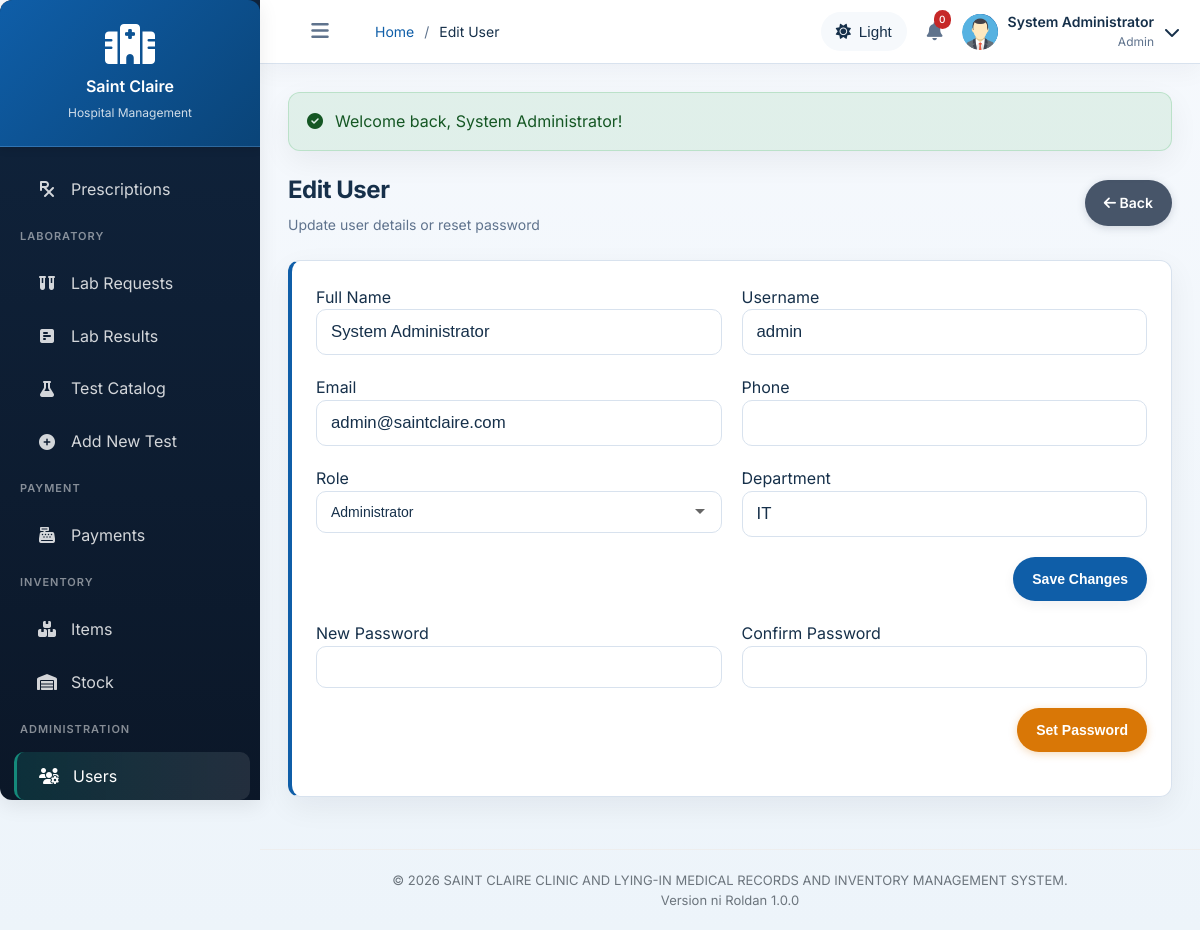
The app's page /modules/admin/user-edit.php?id=1 (signed in) with its own data.
### tables this page shows
CREATE TABLE users (
    id INT AUTO_INCREMENT PRIMARY KEY,
    username VARCHAR(50) UNIQUE NOT NULL,
    password VARCHAR(255) NOT NULL,
    full_name VARCHAR(100) NOT NULL,
    email VARCHAR(100),
    phone VARCHAR(20),
    role ENUM('admin', 'doctor', 'nurse', 'cashier', 'staff', 'inventory', 'laboratory') NOT NULL,
    department VARCHAR(50),
    status ENUM('active', 'inactive') DEFAULT 'active',
    last_login DATETIME,
    created_at TIMESTAMP DEFAULT CURRENT_TIMESTAMP,
    updated_at TIMESTAMP DEFAULT CURRENT_TIMESTAMP ON UPDATE CURRENT_TIMESTAMP
);

### modules/admin/user-edit.php (the view, shortened to what this page needs)
<?php
$conn = getDBConnection();
$id = isset($_GET['id']) ? (int)$_GET['id'] : (isset($_POST['id']) ? (int)$_POST['id'] : 0);
$stmt = $conn->prepare('SELECT id, username, full_name, email, phone, role, department, status FROM users WHERE id = ? LIMIT 1');
$stmt->bind_param('i', $id);
$stmt->execute();
$res = $stmt->get_result();
$user = $res->fetch_assoc();
include __DIR__ . '/../../includes/header.php';
?>
<div class="page-header">
    <div>
        <h1 class="page-title">Edit User</h1>
        <p class="page-subtitle">Update user details or reset password</p>
    </div>
    <div>
        <a href="users.php" class="btn btn-secondary"><i class="fas fa-arrow-left"></i> Back</a>
    </div>
</div>
<div class="card">
    <div class="card-body">
        <form method="post" action="user-edit.php?id=<?php echo $user['id']; ?>">
            <div class="form-row">
                <div class="form-group col-md-6">
                    <label>Full Name</label>
                    <input type="text" name="full_name" class="form-control" required value="<?php echo htmlspecialchars($user['full_name'] ?? ''); ?>">
                </div>
                <div class="form-group col-md-6">
                    <label>Username</label>
                    <input type="text" class="form-control" disabled value="<?php echo htmlspecialchars($user['username']); ?>">
                </div>
            </div>
            <div class="form-row">
                <div class="form-group col-md-6">
                    <label>Email</label>
                    <input type="email" name="email" class="form-control" value="<?php echo htmlspecialchars($user['email'] ?? ''); ?>">
                </div>
                <div class="form-group col-md-6">
                    <label>Phone</label>
                    <input type="text" name="phone" class="form-control" value="<?php echo htmlspecialchars($user['phone'] ?? ''); ?>">
                </div>
            </div>
            <div class="form-row">
                <div class="form-group col-md-6">
                    <label>Role</label>
                    <select name="role" class="form-control" required>
                        <option value="admin" <?php echo $user['role'] === 'admin' ? 'selected' : ''; ?>>Administrator</option>
                    </select>
                </div>
                <div class="form-group col-md-6">
                    <label>Department</label>
                    <input type="text" name="department" class="form-control" value="<?php echo htmlspecialchars($user['department'] ?? ''); ?>">
                </div>
            </div>
            <div class="form-group text-right">
                <button type="submit" class="btn btn-primary">Save Changes</button>
            </div>
        </form>
        <form method="post" action="user-edit.php?id=<?php echo $user['id']; ?>" onsubmit="return confirm('Set this password for the user?');">
            <div class="form-row">
                <div class="form-group col-md-6">
                    <label>New Password</label>
                    <input type="password" name="new_password" class="form-control" required>
                </div>
                <div class="form-group col-md-6">
                    <label>Confirm Password</label>
                    <input type="password" name="confirm_password" class="form-control" required>
                </div>
            </div>
            <div class="form-group text-right">
                <button type="submit" class="btn btn-warning">Set Password</button>
            </div>
        </form>
    </div>
</div>
<?php include __DIR__ . '/../../includes/footer.php';

### assets/css/style.css (style rules this page uses)
:root { --primary-color: #0f5ea8; --primary-dark: #0a4478; --primary-light: #eaf4ff; --accent-color: #15897b; --accent-soft: #e8f7f4; --secondary-color: #5f738d; --success-color: #1d7a45; --info-color: #0f766e; --warning-color: #b76a00; --danger-color: #c62828; --light-color: #f5f8fc; --dark-color: #12233b; --surface-color: #ffffff; --surface-muted: #f6f9fc; --border-color: #d8e2ee; --text-color: #16304a; --text-muted: #5f738d; --sidebar-width: 260px; --sidebar-collapsed: 76px; --header-height: 70px; --border-radius: 12px; --box-shadow: 0 10px 30px rgba(15, 23, 42, 0.06); --box-shadow-lg: 0 20px 45px rgba(15, 23, 42, 0.12); --elevated-shadow: 0 25px 80px rgba(0, 0, 0, 0.4); --bg-blur: 6px; --bg-dim: 0.32; --transition: 180ms ease; }
* { margin: 0; padding: 0; box-sizing: border-box; }
body { font-family: 'Inter', 'Segoe UI', Tahoma, Geneva, Verdana, sans-serif; background: linear-gradient(180deg, rgba(246, 249, 253, 1) 0%, rgba(237, 244, 250, 1) 100%); color: var(--text-color); line-height: 1.55; font-size: 15px; transition: background 180ms ease, color 180ms ease; }
.page-enter .content, .page-enter .stats-card, .page-enter .chart-card, .page-enter .card { opacity: 0; transform: translateY(24px) scale(0.985); }
.page-enter-ready .stats-card, .page-enter-ready .chart-card, .page-enter-ready .card { opacity: 1; transform: translateY(0) scale(1); transition: opacity 900ms cubic-bezier(0.16, 1, 0.3, 1) 430ms, transform 900ms cubic-bezier(0.16, 1, 0.3, 1) 430ms; }
.page-enter-ready .card:nth-child(3n) { transition-delay: 520ms; }
a { color: inherit; }
.form-group { margin-bottom: 20px; }
.form-control { width: 100%; padding: 12px 14px; border: 1px solid var(--border-color); border-radius: 10px; font-size: 14px; background-color: #fff; color: var(--text-color); transition: border-color var(--transition), box-shadow var(--transition); }
.btn { --btn-bg: #e5eaf2; --btn-color: var(--dark-color); --btn-hover: #dfe6f0; display: inline-block; padding: 11px 18px; font-size: 14px; font-weight: 600; text-align: center; text-decoration: none; border: 1px solid transparent; border-radius: 999px; cursor: pointer; transition: background-color var(--transition), transform var(--transition), box-shadow var(--transition), border-color var(--transition); background-color: var(--btn-bg); color: var(--btn-color); box-shadow: 0 4px 12px rgba(15, 23, 42, 0.06); }
.btn-primary { --btn-bg: var(--primary-color); --btn-hover: var(--primary-dark); --btn-color: #fff; }
.btn-warning { --btn-bg: #d97706; --btn-hover: #b45309; --btn-color: #fff; box-shadow: 0 2px 8px rgba(217, 119, 6, 0.28); }
.btn-secondary { --btn-bg: #475569; --btn-hover: #334155; --btn-color: #fff; box-shadow: 0 2px 8px rgba(71, 85, 105, 0.22); }
:root { --sidebar-header-height: 120px; --sidebar-header-height-collapsed: 80px; }
.page-header { display: flex; justify-content: space-between; align-items: center; margin-bottom: 24px; }
.page-title { font-size: 28px; font-weight: 700; color: var(--text-color); letter-spacing: -0.02em; }
.page-subtitle { color: var(--text-muted); font-size: 14px; margin-top: 6px; }
.card { background: var(--surface-color); border: 1px solid var(--border-color); border-left: 4px solid var(--primary-color); border-radius: var(--border-radius); box-shadow: var(--box-shadow); margin-bottom: 24px; }
.card-body { padding: 24px; }
.form-row { display: grid; grid-template-columns: repeat(auto-fit, minmax(250px, 1fr)); gap: 20px; }
select.form-control { appearance: none; background-repeat: no-repeat; background-position: right 15px center; }
.text-right { text-align: right; }
:root { --fs-xxs: clamp(0.75rem, 1vw, 0.85rem); --fs-xs: clamp(0.875rem, 1.2vw, 0.95rem); --fs-sm: clamp(1rem, 1.6vw, 1.05rem); --fs-base: clamp(1.05rem, 1.8vw, 1.125rem); --fs-lg: clamp(1.125rem, 2.2vw, 1.25rem); --fs-xl: clamp(1.25rem, 3vw, 1.5rem); }
html { font-size: 100%; }
body { font-size: var(--fs-base); -webkit-font-smoothing: antialiased; }
.btn, .menu-item, .toggle-sidebar { min-height: 44px; min-width: 80px; }
@media (min-width: 768px) { body { font-size: 1rem; } }
@media (min-width: 1024px) { :root { --sidebar-width: 260px; --header-height: 64px; } }
@media (min-width: 1024px) { .page-title { font-size: var(--fs-xl); } }
input[type="text"], input[type="email"], input[type="date"], input[type="number"], select, textarea { font-size: var(--fs-sm); }

### records on screen
users: full_name "System Administrator", username "admin", email "admin@saintclaire.com", role "Administrator", department "IT"

### other values on screen
$pageTitle "Edit User"
$notificationCount "0"
$_SESSION['user_name'] "System Administrator"
getActiveRole() "Admin"
$flash['message'] "Welcome back, System Administrator!"
APP_VERSION "1.0.0"
